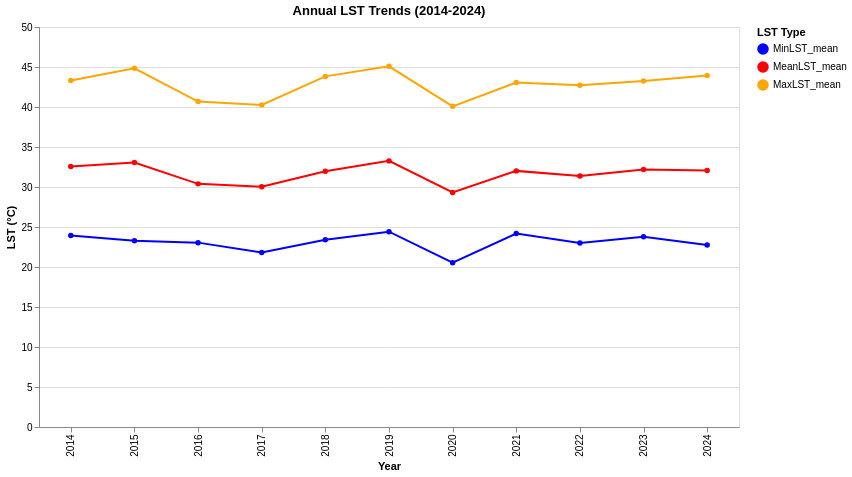

The notebook cell this image was saved under:
### Code cell
import altair as alt
import pandas as pd

# Aggregate the LST data by year to show annual trends
annual_lst_summary = df_filtered.groupby('Year').agg(
    MeanLST_mean=('MeanLST', 'mean'),
    MinLST_mean=('MinLST', 'mean'),
    MaxLST_mean=('MaxLST', 'mean')
).reset_index()

# Melt the DataFrame for Altair to easily plot multiple lines
df_melted_annual = annual_lst_summary.melt(
    id_vars=['Year'],
    value_vars=['MeanLST_mean', 'MinLST_mean', 'MaxLST_mean'],
    var_name='LST Type',
    value_name='Temperature'
)

# Create the interactive Altair chart
chart = alt.Chart(df_melted_annual).mark_line(point=True).encode(
    x=alt.X('Year:O', title='Year'),
    y=alt.Y('Temperature:Q', title='LST (°C)'),
    color=alt.Color('LST Type:N', title='LST Type', scale=alt.Scale(
        domain=['MinLST_mean', 'MeanLST_mean', 'MaxLST_mean'],
        range=['blue', 'red', 'orange']
    )),
    tooltip=['Year:O', alt.Tooltip('Temperature:Q', format='.2f', title='Temperature'), 'LST Type:N']
).properties(
    title='Annual LST Trends (2014-2024)',
    width=700,
    height=400
).interactive()

chart

### Figure 1 — Vega-Lite specification as saved in the notebook (floating-point values rounded to 4 significant figures)
{"config": {"view": {"continuousWidth": 300, "continuousHeight": 300}}, "data": {"name": "data-771ccbb9b7d081444f009a337281f980"}, "mark": {"type": "line", "point": true}, "encoding": {"color": {"field": "LST Type", "scale": {"domain": ["MinLST_mean", "MeanLST_mean", "MaxLST_mean"], "range": ["blue", "red", "orange"]}, "title": "LST Type", "type": "nominal"}, "tooltip": [{"field": "Year", "type": "ordinal"}, {"field": "Temperature", "format": ".2f", "title": "Temperature", "type": "quantitative"}, {"field": "LST Type", "type": "nominal"}], "x": {"field": "Year", "title": "Year", "type": "ordinal"}, "y": {"field": "Temperature", "title": "LST (°C)", "type": "quantitative"}}, "height": 400, "params": [{"name": "param_9", "select": {"type": "interval", "encodings": ["x", "y"]}, "bind": "scales"}], "title": "Annual LST Trends (2014-2024)", "width": 700, "$schema": "https://vega.github.io/schema/vega-lite/v5.20.1.json", "datasets": {"data-771ccbb9b7d081444f009a337281f980": [{"Year": 2014, "LST Type": "MeanLST_mean", "Temperature": 32.56}, {"Year": 2015, "LST Type": "MeanLST_mean", "Temperature": 33.05}, {"Year": 2016, "LST Type": "MeanLST_mean", "Temperature": 30.39}, {"Year": 2017, "LST Type": "MeanLST_mean", "Temperature": 30.04}, {"Year": 2018, "LST Type": "MeanLST_mean", "Temperature": 31.98}, {"Year": 2019, "LST Type": "MeanLST_mean", "Temperature": 33.26}, {"Year": 2020, "LST Type": "MeanLST_mean", "Temperature": 29.32}, {"Year": 2021, "LST Type": "MeanLST_mean", "Temperature": 32.01}, {"Year": 2022, "LST Type": "MeanLST_mean", "Temperature": 31.39}, {"Year": 2023, "LST Type": "MeanLST_mean", "Temperature": 32.18}, {"Year": 2024, "LST Type": "MeanLST_mean", "Temperature": 32.05}, {"Year": 2014, "LST Type": "MinLST_mean", "Temperature": 23.95}, {"Year": 2015, "LST Type": "MinLST_mean", "Temperature": 23.29}, {"Year": 2016, "LST Type": "MinLST_mean", "Temperature": 23.05}, {"Year": 2017, "LST Type": "MinLST_mean", "Temperature": 21.82}, {"Year": 2018, "LST Type": "MinLST_mean", "Temperature": 23.41}, {"Year": 2019, "LST Type": "MinLST_mean", "Temperature": 24.42}, {"Year": 2020, "LST Type": "MinLST_mean", "Temperature": 20.54}, {"Year": 2021, "LST Type": "MinLST_mean", "Temperature": 24.19}, {"Year": 2022, "LST Type": "MinLST_mean", "Temperature": 23.0}, {"Year": 2023, "LST Type": "MinLST_mean", "Temperature": 23.77}, {"Year": 2024, "LST Type": "MinLST_mean", "Temperature": 22.75}, {"Year": 2014, "LST Type": "MaxLST_mean", "Temperature": 43.33}, {"Year": 2015, "LST Type": "MaxLST_mean", "Temperature": 44.83}, {"Year": 2016, "LST Type": "MaxLST_mean", "Temperature": 40.68}, {"Year": 2017, "LST Type": "MaxLST_mean", "Temperature": 40.27}, {"Year": 2018, "LST Type": "MaxLST_mean", "Temperature": 43.83}, {"Year": 2019, "LST Type": "MaxLST_mean", "Temperature": 45.09}, {"Year": 2020, "LST Type": "MaxLST_mean", "Temperature": 40.08}, {"Year": 2021, "LST Type": "MaxLST_mean", "Temperature": 43.05}, {"Year": 2022, "LST Type": "MaxLST_mean", "Temperature": 42.72}, {"Year": 2023, "LST Type": "MaxLST_mean", "Temperature": 43.24}, {"Year": 2024, "LST Type": "MaxLST_mean", "Temperature": 43.93}]}}
